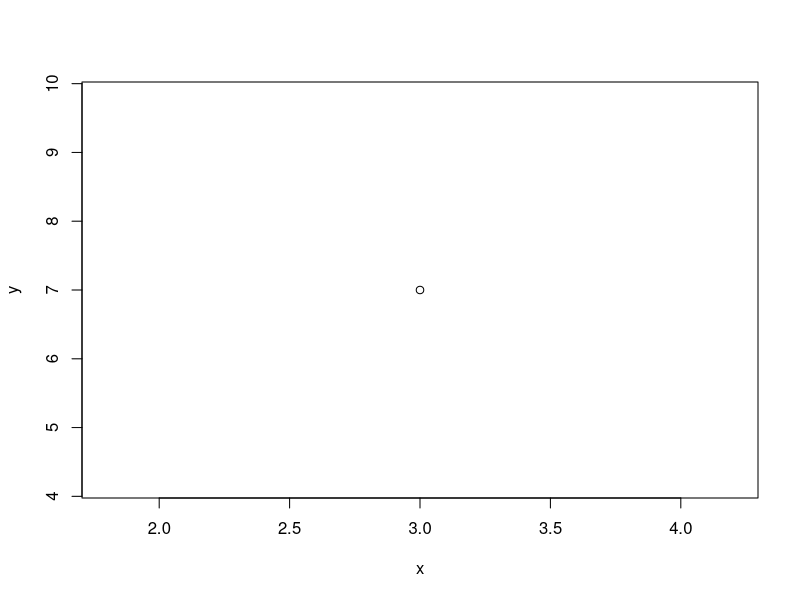
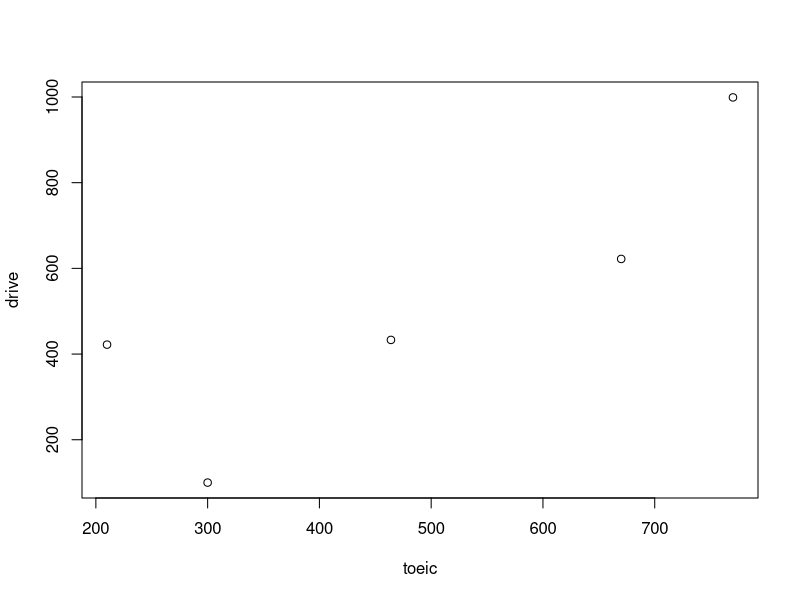
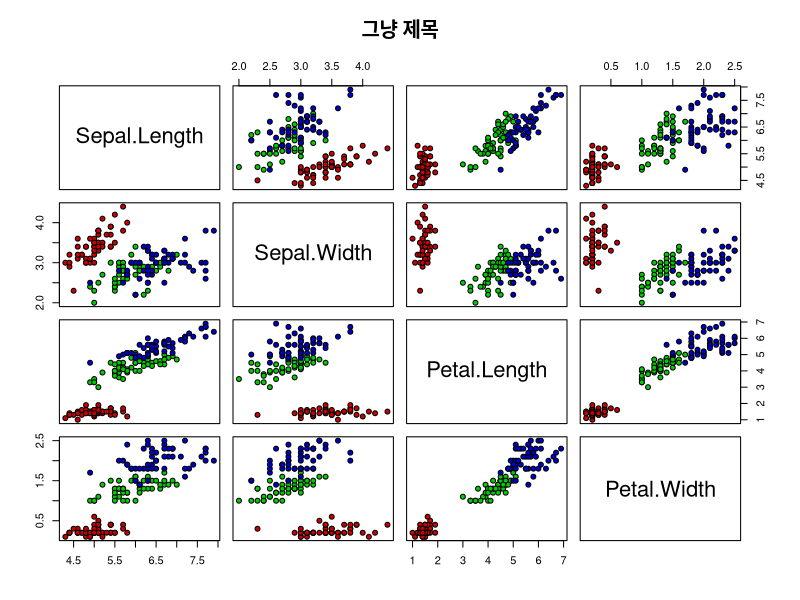
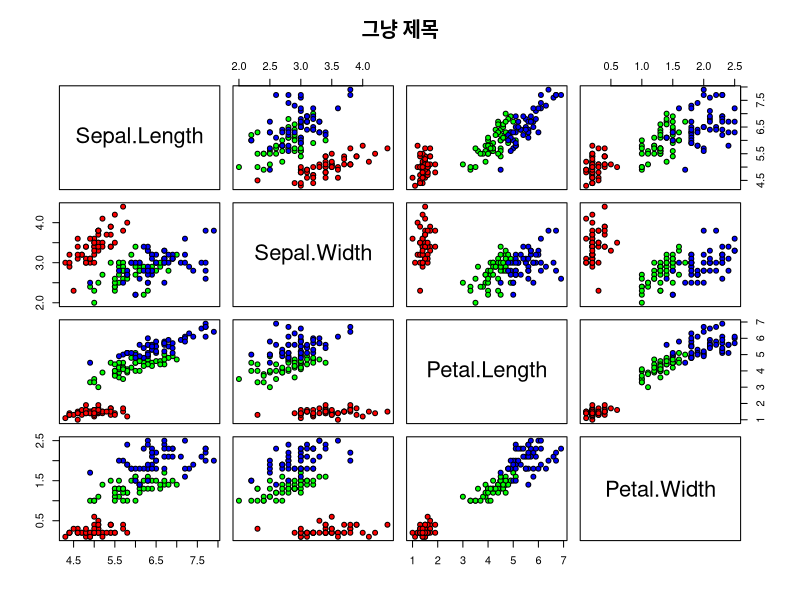
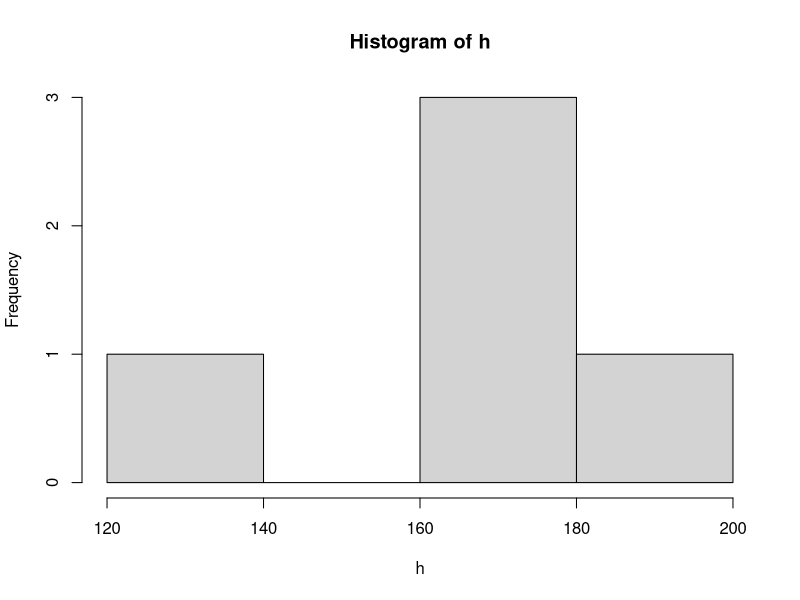
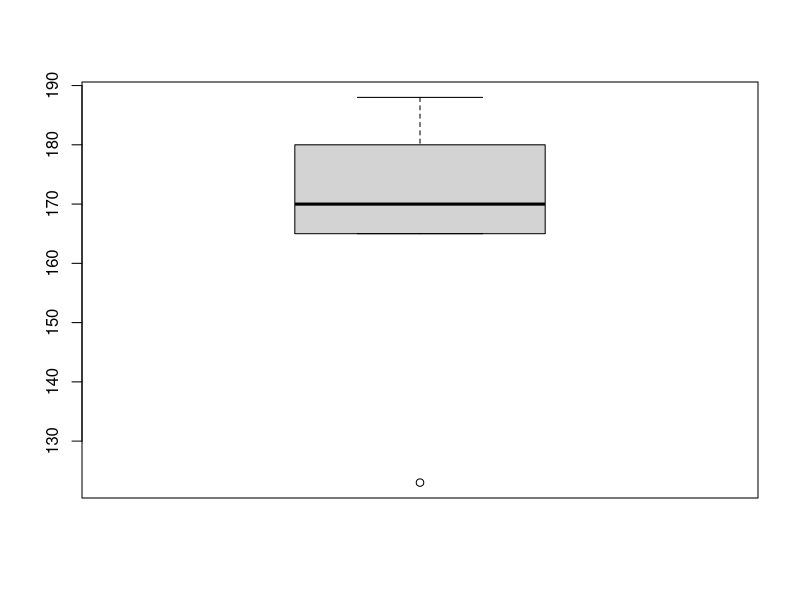

Source code (R) for these figures, in order: (Note: this script raises an error after producing the figures.)
install.packages("reshape")
install.packages("reshape2")
install.packages("sqldf")
install.packages("plyr")
library("reshape2")
library("reshape")
library("psych")
library("sqldf")
library("plyr")
a<-seq(1,77,3)
range(a)
a
summary(a)
describe(a)
x=0
while (x<10) {
  print(x)
  x=x+1
  if(x==5){
    print("탈출 렛츠기릿")
    break
    
  }
}
methods(plot)

x<-3
y<-7
plot(x,y)
toeic<-c(300,464,210,670,770)
drive<-c(100,433,422,622,999)
plot(toeic,drive)

#확장된 산점도 행렬
pairs(iris[1:4],main="그냥 제목",pch=21,bg=c("red3","green3","blue3")[unclass(iris$Species)])
pairs(iris[1:4],main="그냥 제목",pch=21,bg=c("red","green","blue")[unclass(iris$Species)])
methods(pairs)

h<-c(170,123,188,180,165)
hist(h)
boxplot(h)

data(airquality)
colnames(airquality)<-tolower(colnames(airquality))
head(airquality)
names(airquality)
airquality
colnames(airquality)<-tolower(colnames(airquality))
colnames(airquality)
T<-melt(airquality,id=c("month","day"),na.rm = TRUE)
head(T)

cast(T,day~month~variable)
b<-acast(T,month~variable,mean)
b

data(iris)
iris
2*7
head(iris)
sqldf("select*from iris")
sqldf("select*from iris limit 10")
sqldf("select count(*) from iris where species like 'se%'")


set.seed(1)
d<-data.frame(year=rep(2012:2014,each=6),count=round(runif(9,0,20)))
d
ddply(data,variables,fun=NULL)

ddply(d,"year",function(x){
  mean.count=mean(x$count)
  sd.count=sd(x$count)
  cv=sd.count/mean.count
  data.frame(cv.count=cv)
})
